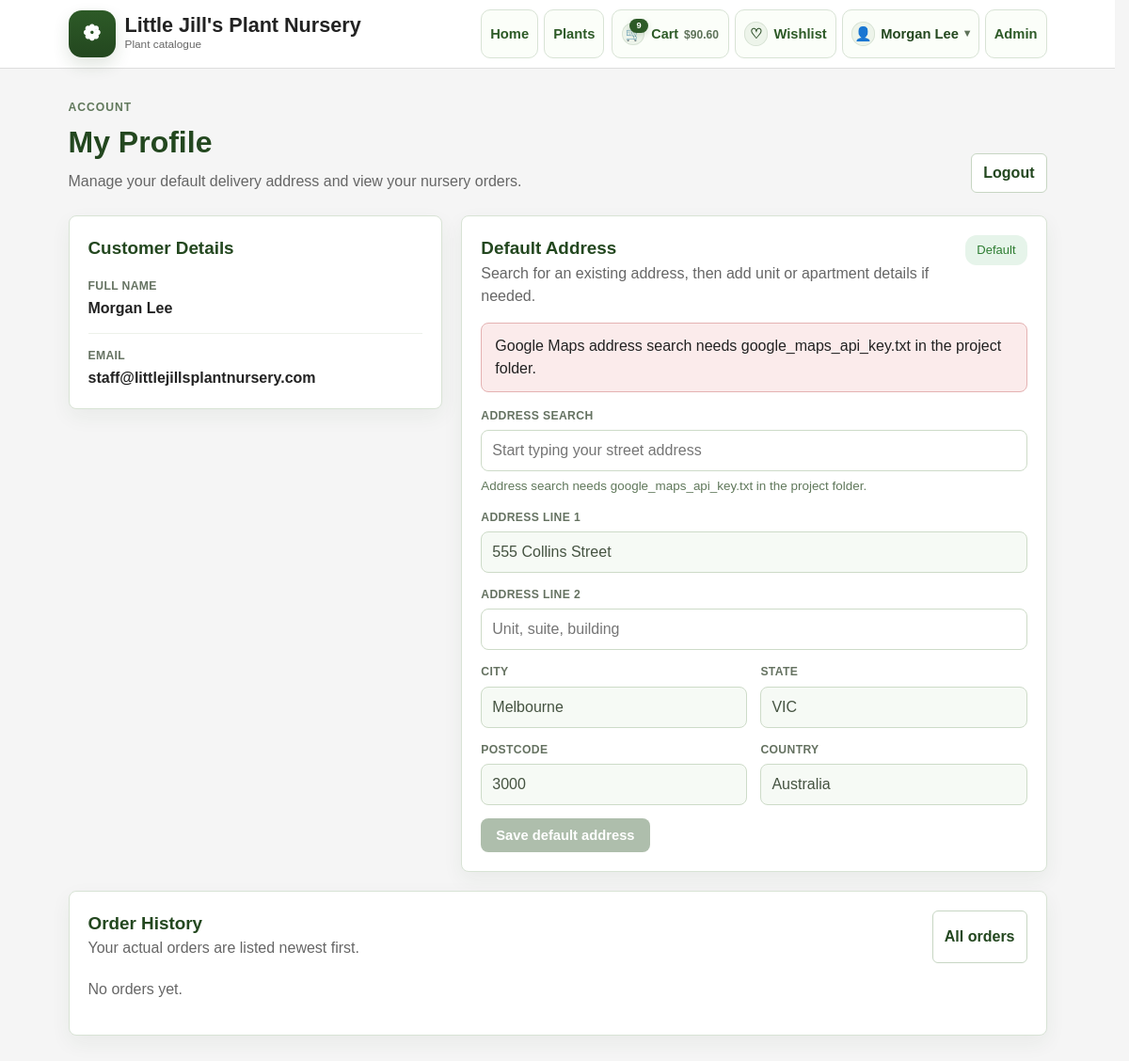
The app's page /profile (signed in), older data.
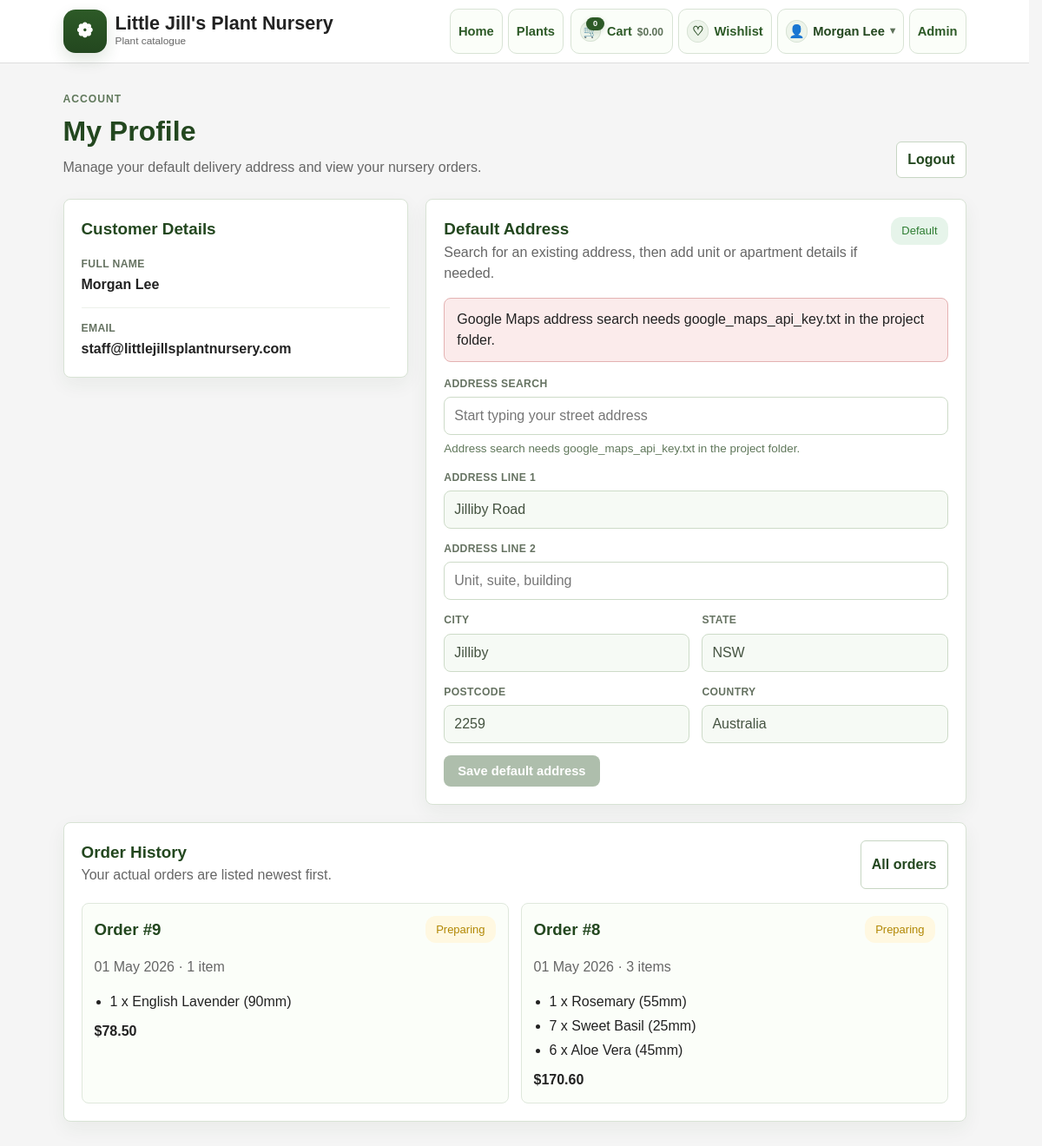
The same page, newer data.
### models.py (models this page shows, shortened)
class User(db.Model, UserMixin):
    id: Mapped[int] = mapped_column(Integer, primary_key=True, autoincrement=True)
    email: Mapped[str] = mapped_column(String(120), unique=True, nullable=False)
    full_name: Mapped[str] = mapped_column(String(100), nullable=False)
    password_hash: Mapped[str] = mapped_column(String(255), nullable=False)
    is_staff: Mapped[bool] = mapped_column(Boolean, default=False)
    carts: Mapped[list["Cart"]] = relationship(back_populates="user")
    orders: Mapped[list["Order"]] = relationship(back_populates="user")
    address: Mapped[Optional["UserAddress"]] = relationship(
        back_populates="user",
        cascade="all, delete-orphan",
        uselist=False,
    )
    wishlist: Mapped[list["Wishlist"]] = relationship(back_populates="user")

class UserAddress(db.Model):
    id: Mapped[int] = mapped_column(primary_key=True)
    user_id: Mapped[int] = mapped_column(ForeignKey("user.id"), nullable=False, unique=True, index=True)
    line1: Mapped[str] = mapped_column(String(255), nullable=False)
    line2: Mapped[Optional[str]] = mapped_column(String(255))
    city: Mapped[str] = mapped_column(String(120), nullable=False)
    state: Mapped[str] = mapped_column(String(120), nullable=False)
    postal_code: Mapped[str] = mapped_column(String(20), nullable=False)
    country: Mapped[str] = mapped_column(String(120), nullable=False)
    formatted_address: Mapped[str] = mapped_column(String(500), nullable=False)
    google_place_id: Mapped[str] = mapped_column(String(255), nullable=False)
    latitude: Mapped[Optional[float]] = mapped_column(Float)
    longitude: Mapped[Optional[float]] = mapped_column(Float)
    is_default: Mapped[bool] = mapped_column(Boolean, default=True, nullable=False)
    created_at: Mapped[datetime] = mapped_column(DateTime, default=datetime.utcnow, nullable=False)
    updated_at: Mapped[datetime] = mapped_column(
        DateTime,
        default=datetime.utcnow,
        onupdate=datetime.utcnow,
        nullable=False,
    )
    user: Mapped["User"] = relationship(back_populates="address")

class Order(db.Model):
    id: Mapped[int] = mapped_column(primary_key=True)
    user_id: Mapped[int] = mapped_column(ForeignKey("user.id"), nullable=False, index=True)
    cart_id: Mapped[int] = mapped_column(ForeignKey("cart.id"), nullable=False, index=True)
    status: Mapped[str] = mapped_column(String(30), default="pending", nullable=False, index=True)
    subtotal_amount: Mapped[Decimal] = mapped_column(Numeric(10, 2), default=Decimal("0.00"), nullable=False)
    delivery_fee: Mapped[Decimal] = mapped_column(Numeric(10, 2), default=Decimal("0.00"), nullable=False)
    total_amount: Mapped[Decimal] = mapped_column(Numeric(10, 2), default=Decimal("0.00"), nullable=False)
    delivery_method: Mapped[Optional[str]] = mapped_column(String(30))
    delivery_distance_km: Mapped[Optional[Decimal]] = mapped_column(Numeric(8, 2))
    delivery_line1: Mapped[Optional[str]] = mapped_column(String(255))
    delivery_line2: Mapped[Optional[str]] = mapped_column(String(255))
    delivery_city: Mapped[Optional[str]] = mapped_column(String(120))
    delivery_state: Mapped[Optional[str]] = mapped_column(String(120))
    delivery_postal_code: Mapped[Optional[str]] = mapped_column(String(20))
    delivery_country: Mapped[Optional[str]] = mapped_column(String(120))
    delivery_formatted_address: Mapped[Optional[str]] = mapped_column(String(500))
    delivery_google_place_id: Mapped[Optional[str]] = mapped_column(String(255))
    delivery_latitude: Mapped[Optional[float]] = mapped_column(Float)
    delivery_longitude: Mapped[Optional[float]] = mapped_column(Float)
    stripe_checkout_session_id: Mapped[Optional[str]] = mapped_column(String(255))
    stripe_payment_intent_id: Mapped[Optional[str]] = mapped_column(String(255))
    payment_status: Mapped[Optional[str]] = mapped_column(String(50))
    created_at: Mapped[datetime] = mapped_column(DateTime, default=datetime.utcnow, nullable=False)
    updated_at: Mapped[datetime] = mapped_column(
        DateTime,
        default=datetime.utcnow,
        onupdate=datetime.utcnow,
        nullable=False,
    )
    user: Mapped["User"] = relationship(back_populates="orders")
    cart: Mapped["Cart"] = relationship(back_populates="orders")
    items: Mapped[list["OrderItem"]] = relationship(
        back_populates="order",
        cascade="all, delete-orphan",
        order_by="OrderItem.created_at",
    )

class OrderItem(db.Model):
    id: Mapped[int] = mapped_column(primary_key=True)
    order_id: Mapped[int] = mapped_column(ForeignKey("order.id"), nullable=False, index=True)
    plant_id: Mapped[int] = mapped_column(ForeignKey("plant.id"), nullable=False, index=True)
    pot_id: Mapped[Optional[int]] = mapped_column(ForeignKey("pot.id"), nullable=True, index=True)
    quantity: Mapped[int] = mapped_column(Integer, default=1, nullable=False)
    unit_price_snapshot: Mapped[Decimal] = mapped_column(Numeric(10, 2), nullable=False)
    plant_name_snapshot: Mapped[str] = mapped_column(String(100), nullable=False)
    pot_size_snapshot: Mapped[Optional[int]] = mapped_column(Integer)
    image_snapshot: Mapped[Optional[str]] = mapped_column(String(255))
    created_at: Mapped[datetime] = mapped_column(DateTime, default=datetime.utcnow, nullable=False)
    updated_at: Mapped[datetime] = mapped_column(
        DateTime,
        default=datetime.utcnow,
        onupdate=datetime.utcnow,
        nullable=False,
    )
    order: Mapped["Order"] = relationship(back_populates="items")
    pot: Mapped[Optional["Pot"]] = relationship()

### app.py (the view, shortened to what this page needs)
@app.route("/profile", methods=["GET", "POST"])
@login_required
def profile():
    user_orders = (
        Order.query.filter_by(user_id=current_user.id)
        .filter(Order.payment_status == "paid")
        .order_by(Order.created_at.desc())
        .all()
    )
    return render_template(
        'profile.html',
        user=current_user,
        address=current_user.address,
        orders=user_orders,
        google_maps_api_key=app.config.get("GOOGLE_MAPS_API_KEY"),
    )

### templates/profile.html (shortened to what this page needs)
<!DOCTYPE html>
<html lang="en">
    <head>
    <link rel="stylesheet" href="{{ url_for('static', filename='styles.css') }}">
    </head>
    <body>
        {% include '_header.html' %}
    <main class="container profile-page">
        <section class="profile-hero">
            <div>
                <p class="eyebrow">Account</p>
                <h1>My Profile</h1>
                <p class="muted">Manage your default delivery address and view your nursery orders.</p>
            </div>
            <form action="{{ url_for('logout') }}" method="post">
                <button type="submit" class="button-secondary profile-logout">Logout</button>
            </form>
        </section>
        <div class="profile-layout">
            <section class="card profile-panel">
                <div class="section-heading">
                    <h2>Customer Details</h2>
                </div>
                <dl class="profile-details">
                    <div>
                        <dt>Full name</dt>
                        <dd>{{ user.full_name }}</dd>
                    </div>
                    <div>
                        <dt>Email</dt>
                        <dd>{{ user.email }}</dd>
                    </div>
                </dl>
            </section>
            <section class="card profile-panel profile-panel--address">
                <div class="section-heading">
                    <div>
                        <h2>Default Address</h2>
                        <p class="muted">Search for an existing address, then add unit or apartment details if needed.</p>
                    </div>
                    {% if address %}
                        <span class="status delivered">Default</span>
                    {% endif %}
                </div>
                {% if not google_maps_api_key %}
                    <p class="flash flash-error">Google Maps address search needs google_maps_api_key.txt in the project folder.</p>
                {% endif %}
                <form class="address-form" method="post" action="{{ url_for('profile') }}">
                    <div class="form-field form-field--wide">
                        <label for="address-search">Address search</label>
                        <input
                            id="address-search"
                            type="text"
                            name="address_search"
                            placeholder="Start typing your street address"
                            autocomplete="off"
                        >
                        <p id="address-search-message" class="address-form__message" aria-live="polite">
                            {% if not google_maps_api_key %}Address search needs google_maps_api_key.txt in the project folder.{% endif %}
                        </p>
                    </div>
                    <div class="form-field form-field--wide">
                        <label for="line1">Address line 1</label>
                        <input id="line1" name="line1" value="{{ address.line1 if address else '' }}" readonly required>
                    </div>
                    <div class="form-field form-field--wide">
                        <label for="line2">Address line 2</label>
                        <input id="line2" name="line2" value="{{ address.line2 if address and address.line2 else '' }}" placeholder="Unit, suite, building">
                    </div>
                    <div class="form-field">
                        <label for="city">City</label>
                        <input id="city" name="city" value="{{ address.city if address else '' }}" readonly required>
                    </div>
                    <div class="form-field">
                        <label for="state">State</label>
                        <input id="state" name="state" value="{{ address.state if address else '' }}" readonly required>
                    </div>
                    <div class="form-field">
                        <label for="postal-code">Postcode</label>
                        <input id="postal-code" name="postal_code" value="{{ address.postal_code if address else '' }}" readonly required>
                    </div>
                    <div class="form-field">
                        <label for="country">Country</label>
                        <input id="country" name="country" value="{{ address.country if address else '' }}" readonly required>
                    </div>
                    <button id="address-submit" class="button-link address-form__submit" type="submit" {% if not google_maps_api_key %}disabled{% endif %}>
                        Save default address
                    </button>
                </form>
            </section>
        </div>
        <section class="card profile-panel profile-orders">
            <div class="section-heading">
                <div>
                    <h2>Order History</h2>
                    <p class="muted">Your actual orders are listed newest first.</p>
                </div>
                <a class="button-secondary profile-orders__link" href="{{ url_for('orders') }}">All orders</a>
            </div>
            {% if orders %}
                <div class="profile-order-list">
                    {% for order in orders[:4] %}
                        <article class="profile-order">
                            <div class="profile-order__summary">
                                <h3>Order #{{ order.id }}</h3>
                                <span class="status {{ 'delivered' if order.status == 'completed' else 'cancelled' if order.status == 'cancelled' else 'pending' }}">{{ order.status|title }}</span>
                            </div>
                            <p class="muted">{{ order.created_at.strftime('%d %b %Y') }} &middot; {{ order.items|length }} item{% if order.items|length != 1 %}s{% endif %}</p>
                            <ul class="compact-list">
                                {% for item in order.items %}
                                    <li>{{ item.quantity }} x {{ item.plant_name_snapshot }}{% if item.pot_size_snapshot %} ({{ item.pot_size_snapshot }}mm){% endif %}</li>
                                {% endfor %}
                            </ul>
                            <strong>${{ '%.2f'|format(order.total_amount) }}</strong>
                        </article>
                    {% endfor %}
                </div>
            {% else %}
                <p class="muted">No orders yet.</p>
            {% endif %}
        </section>
    </main>
</body>
</html>

### templates/_header.html (shortened to what this page needs)
<header class="site-header">
    <div class="site-header__inner">
        <a class="brand" href="{{ url_for('home') }}">
            <span class="brand-mark" aria-hidden="true">
                <span class="icon-glyph icon-glyph--brand">❁</span>
            </span>
            <span class="brand-text">
                <span class="brand-name">Little Jill's Plant Nursery</span>
                <small>Plant catalogue</small>
            </span>
        </a>
        <div class="header-actions">
            <nav class="site-nav site-nav--primary">
                <a class="nav-button" href="{{ url_for('home') }}">
                    <span>Home</span>
                </a>
                <a class="nav-button" href="{{ url_for('plants_index') }}">
                    <span>Plants</span>
                </a>
            </nav>
            <nav class="site-nav site-nav--utility">
                <a class="nav-button nav-button--cart" href="{{ url_for('cart') }}">
                    <span class="nav-icon-chip nav-icon-chip--cart" aria-hidden="true">
                        <span class="nav-icon-chip__emoji">🛒</span>
                        <span class="nav-icon-chip__badge">{{ header_cart_item_count }}</span>
                    </span>
                    <span class="nav-button__content">
                        <span class="nav-button__title">Cart</span>
                        <span class="nav-button__subtitle">${{ '%.2f'|format(header_cart_total) }}</span>
                    </span>
                </a>
                {% if current_user.is_authenticated %}
                <a class="nav-button" href="{{ url_for('wishlist') }}">
                    <span class="nav-icon-chip" aria-hidden="true">♡</span>
                    <span>Wishlist</span>
                </a>
                <details class="account-menu">
                    <summary class="nav-button account-menu__summary">
                        <span class="nav-icon-chip" aria-hidden="true">👤</span>
                        <span>{{ current_user.full_name }}</span>
                        <span class="account-menu__caret" aria-hidden="true">▾</span>
                    </summary>
                </details>
                {% else %}
                <a class="nav-button nav-button--icon" href="{{ url_for('login') }}">
                    <span class="nav-icon-chip" aria-hidden="true">⇥</span>
                    <span>Login</span>
                </a>
                {% endif %}
                {% if current_user.is_authenticated and current_user.is_staff %}
                <a class="nav-button" href="{{ url_for('admin.home') }}">
                    <span>Admin</span>
                </a>
                {% endif %}
            </nav>
        </div>
    </div>
</header>

Row changes from the older to the newer data that the page shows:
changed UserAddress "Australia": line1 "555 Collins Street" → "Jilliby Road"; city "Melbourne" → "Jilliby"; state "VIC" → "NSW"; postal_code "3000" → "2259"
added Order: id "9", status "Preparing", created_at "01 May 2026", items|length "1", total_amount "78.50"
added OrderItem: quantity "1", plant_name_snapshot "English Lavender", pot_size_snapshot "90", shown under "9"
added Order: id "8", status "Preparing", created_at "01 May 2026", items|length "3", total_amount "170.60"
added OrderItem: quantity "1", plant_name_snapshot "Rosemary", pot_size_snapshot "55", shown under "8"
added OrderItem: quantity "7", plant_name_snapshot "Sweet Basil", pot_size_snapshot "25", shown under "8"
added OrderItem: quantity "6", plant_name_snapshot "Aloe Vera", pot_size_snapshot "45", shown under "8"
Text that changed along with them:
{{ header_cart_item_count }}: "9" → "0"
{{ '%.2f'|format(header_cart_total) }}: "90.60" → "0.00"
text no longer shown: "No orders yet."
